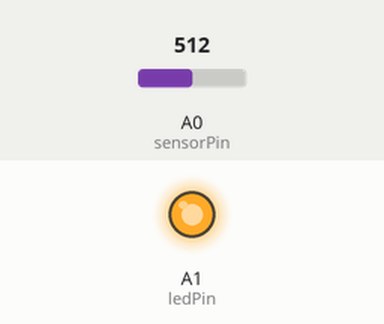
A sketch run on a simulated Arduino Uno, built with avr-gcc and run on an emulated ATmega328P. On the bench: output pins drawn as LEDs (lit = HIGH). Inputs (shaded band) come from the test bench; at power-on: A0 (sensorPin) = 512. What the sketch prints to the serial monitor is not drawn.

Above: at 0.1 s.
Timing chart, 0 to 1.6 s (numbered marks = the images above):
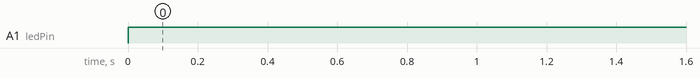

Measured:
- by itself, A1 (ledPin): LOW → HIGH at 0.00 s

The sketch:

code.ino
```cpp
int ledValue, ledPin = A1;
int sensorValue, sensorPin = A0;
float value;
unsigned long res;

void autoLed(int sensorPin, int ledPin)
{
  sensorValue = analogRead(sensorPin);
  value = (sensorValue / 1023.0)*5.0;
  res = (1000 * value) / (5 - value);

  int ledValue = map(res, 506, 16950, 255, 0);
  analogWrite(ledPin, ledValue);
  Serial.println(ledValue);
}

void setup()
{
  Serial.begin(6900);
  pinMode(ledPin, OUTPUT);
  pinMode(sensorPin, INPUT);
}

void loop()
{

  autoLed(sensorPin, ledPin);

  delay(100);
}
```
